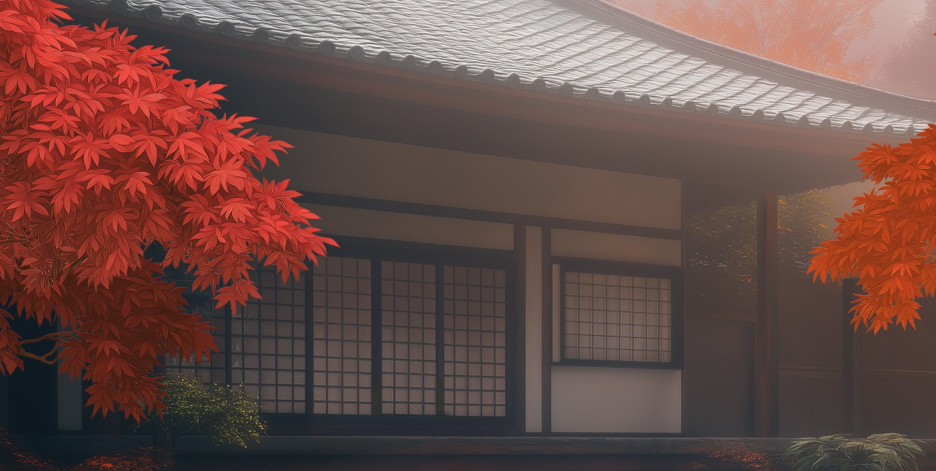
#> input picture ImageDrawingFunctions/image.png, 936 x 471 px
$ python d_circle.py
#> lines starting #> are read from the running program, lines starting #| are printed output that depends on the picture; after the words box and inside, x2 and y2 are one past the last pixel; in counts of white or black regions, pixels touching at a corner belong together
import cv2

image = cv2.imread("image.png")
#> image is the input picture: shape (471, 936, 3); mean B, G, R 71.9, 76.9, 107

if image is None:
    print("Image not found")
else:
    print("Image Loaded successfully")
    p1 = (250, 50)
    radius = 20
    color = (0, 0, 250)
    thickness = 3
    cv2.circle(image, p1, radius, color , thickness)
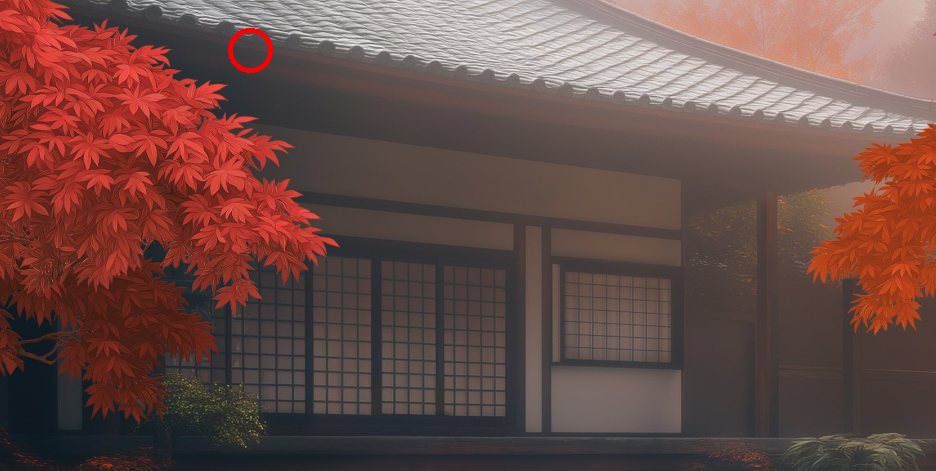
#> image: shape (471, 936, 3); 0.14% of pixels changed, all inside (x1, y1, x2, y2) = (228, 28, 273, 73)
    cv2.imshow("Circle ", image)
    cv2.waitKey(0)
    cv2.destroyAllWindows()
